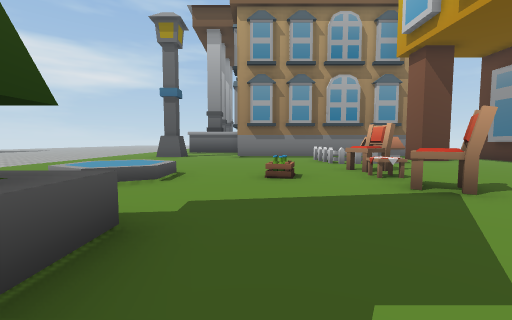
[1] (above)

21 first-person views from a walk through a scene from a Unity 3-D project. The camera is 1.4 m above the floor, tilts 4° down and sees 90° across. The floor is counted in squares, 2 m on a side. Each view is taken from the middle of a square. On the plan, view 1 faces up. The plan holds only what a view shows up to about 9 squares ahead; the rest is blank. The place goes on beyond the plan. Some surface patterns are stand-ins.

[2]
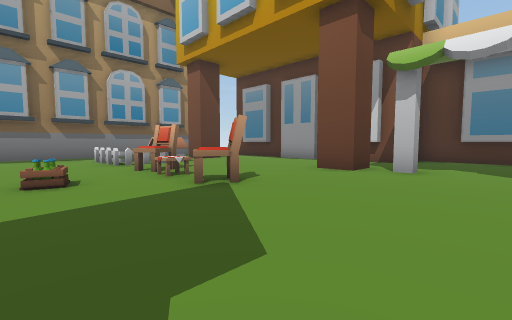

[3]
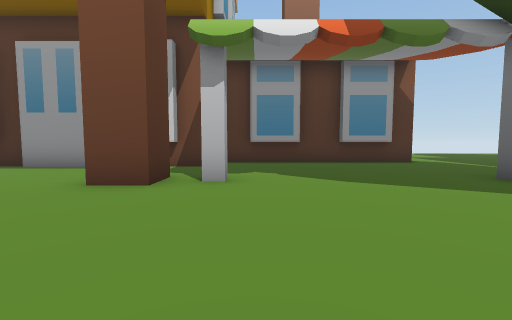

[4]
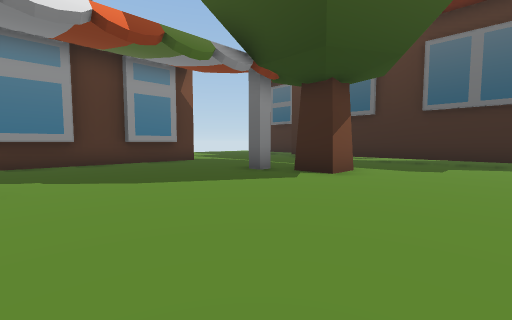

[5]
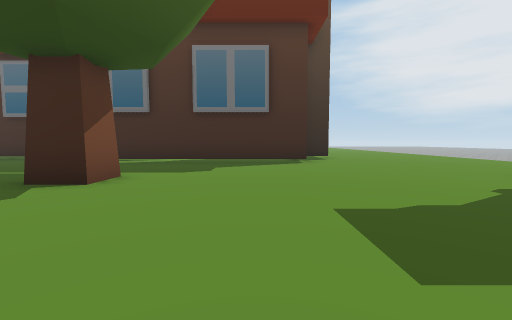

[6]
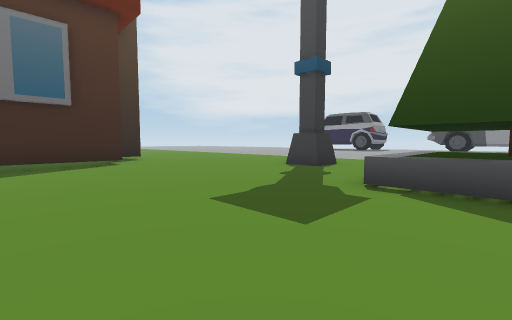

[7]
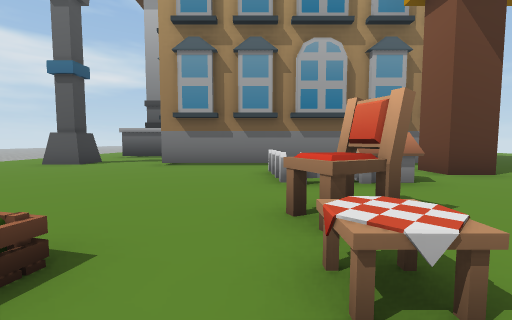

[8]
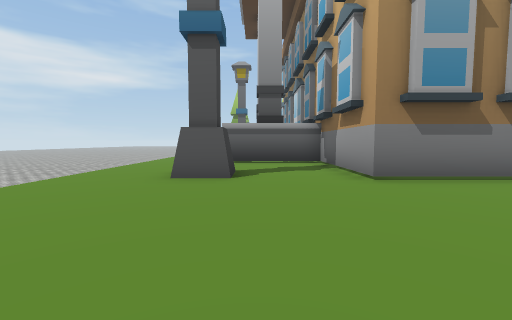

[9]
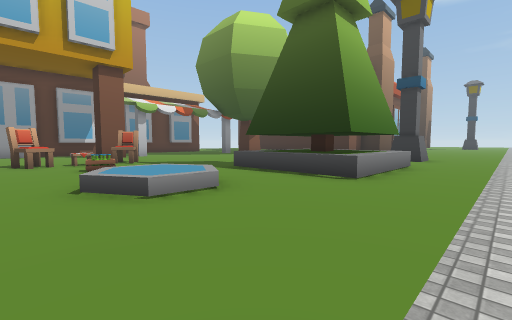

[10]
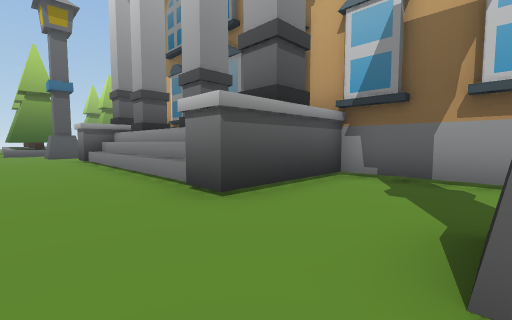

[11]
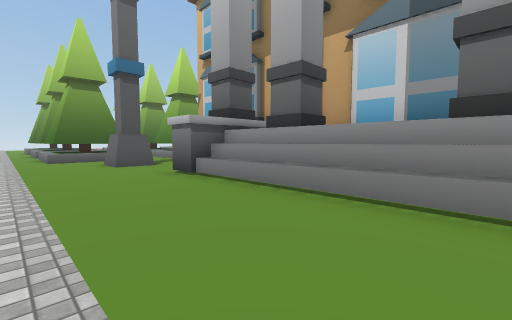

[12]
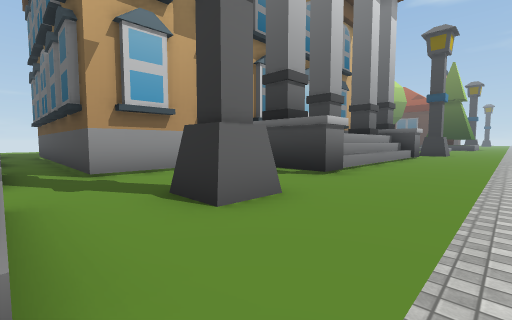

[13]
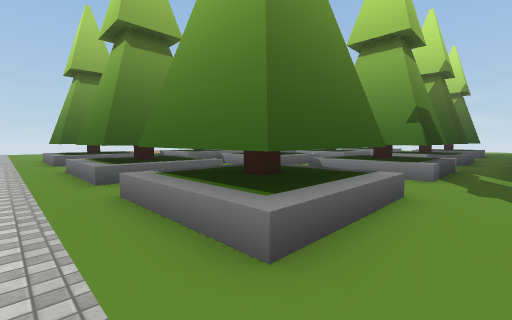

[14]
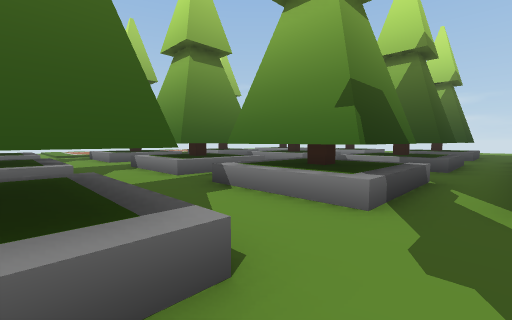

[15]
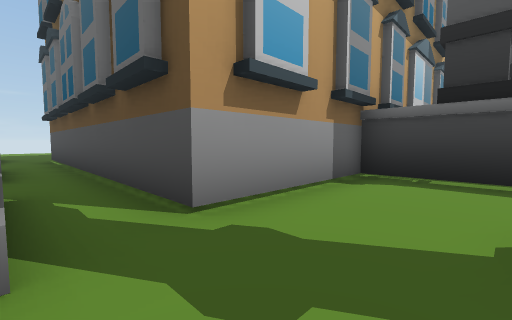

[16]
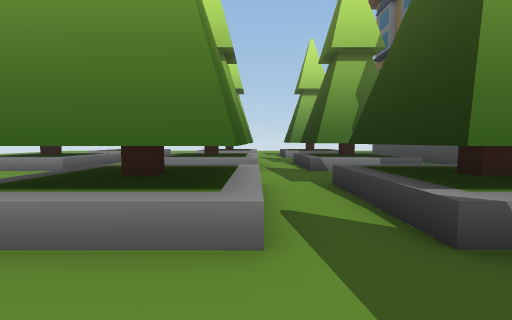

[17]
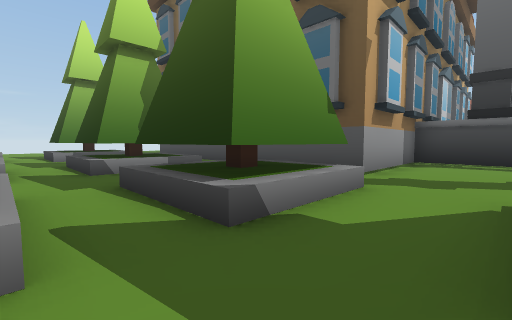

[18]
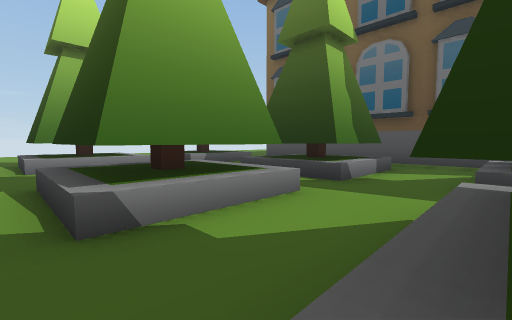

[19]
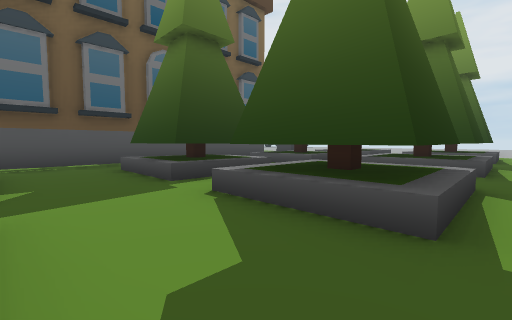

[20]
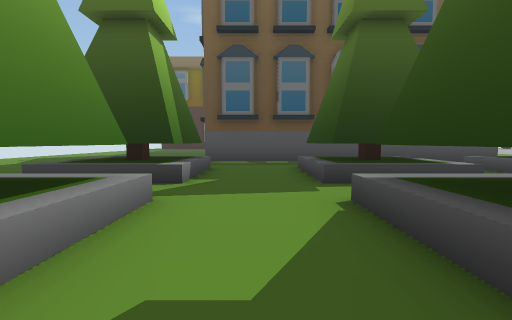

[21]
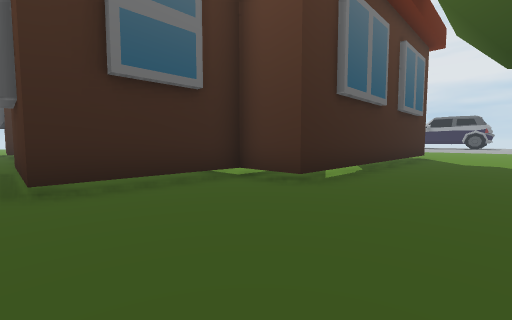

### Floor plan
Key: @ floor where view 1 was taken; # wall or solid block; . floor; = window, fence, low wall or low ledge; ^ raised ledge; F fence; U fountain; C chair; B bottle; T table; R tree; O other object.
Columns run from 7 left of view 1 to 14 right of it. Each row starts with its distance up from view 1.
 36 ...................
 35 .###..###..##...###
 34 .###..###..##...###
 33 .###..###..##...##
 32 ...................
 31 .###..###..##...###
 30 .###..###..##...###..
 29 .###..^#^..##...### ..
 28 .................    .
 27 ...#...#########
 26 .......#
 25 .......#
 24 .......#
 23 ...#####
 22 ...^#
 21 ...^#
 20 ...^#
 19 ...^#
 18 ...^#
 17 ...^#
 16 ...#####
 15 .......#
 14 .......#
 13 ...#...#
 12 ...#...########
 11 ..........
 10  .........F  .#.
  9 ..........FO....##
  8 ..........F......#
  7 ................##
  6 ....U.....C.....#
  5 ....UU..B.T.....#
  4 ....U.....C.....##
  3 ..............#..##
  2 ...===............#
  1 ...=^=............#
  0 ...=#=.@..........#
 -1 ...===............#
 -2 ..................#
 -3 ..................#
 -4 ..............#...#
 -5 .. #........R......
 -6    ..................
 -7   ...................
 -8  ....................
 -9  .......#########....
-10                 #....
-11                 ####.
-12                    #.

Where each view was taken, in squares from view 1:
view 1: 0 up, 0 right, facing up
view 2: 0 up, 0 right, facing up-right
view 3: 1 up, 2 right, facing right
view 4: 1 up, 2 right, facing down-right
view 5: 0 up, 2 right, facing down
view 6: 0 up, 3 right, facing down-left
view 7: 4 up, 2 right, facing up
view 8: 7 up, 3 left, facing up
view 9: 7 up, 7 left, facing down-right
view 10: 13 up, 6 left, facing up-right
view 11: 18 up, 7 left, facing up-right
view 12: 29 up, 7 left, facing down-right
view 13: 28 up, 7 left, facing up-right
view 14: 28 up, 4 left, facing up-right
view 15: 29 up, 3 left, facing down-right
view 16: 33 up, 3 left, facing right
view 17: 33 up, 3 left, facing down-right
view 18: 36 up, 1 right, facing down-right
view 19: 36 up, 8 right, facing down-left
view 20: 36 up, 7 right, facing down
view 21: 6 down, 13 right, facing down-left
